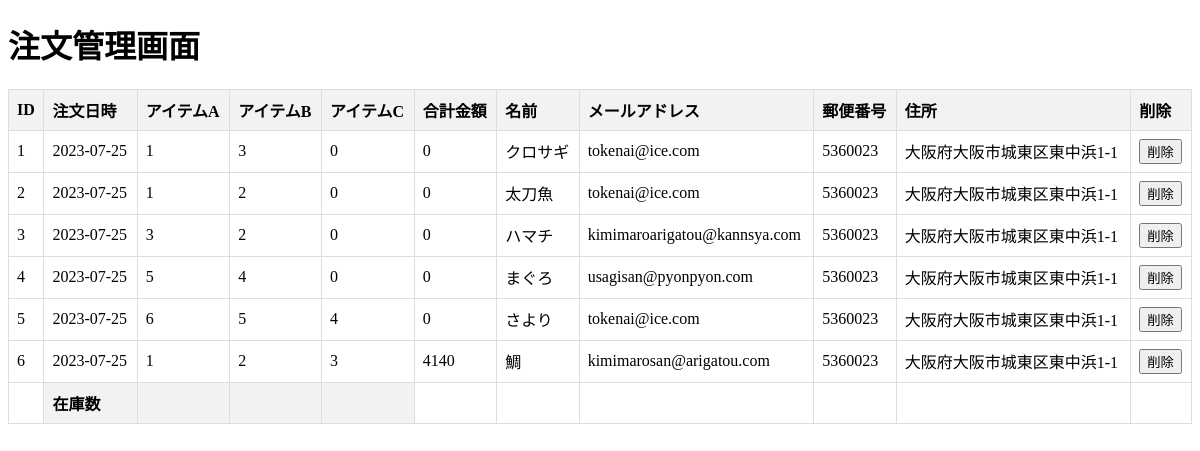
/management-screen.php, run on an earlier commit of the app's database.
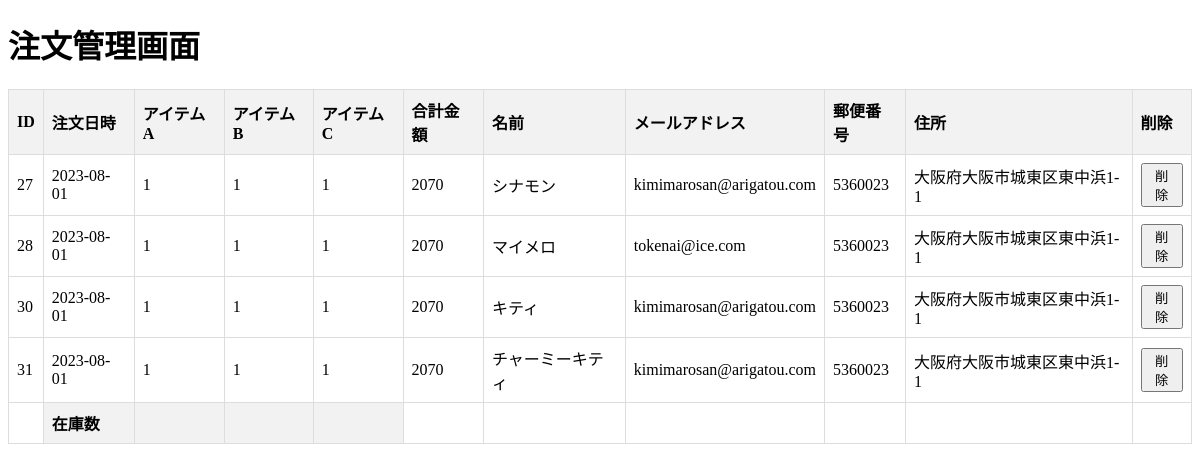
And on a later commit of the database.
### tables this page shows
CREATE TABLE `shop3` (
  `id` int(20) NOT NULL,
  `order_date` date NOT NULL,
  `itemA` int(20) NOT NULL,
  `itemB` int(20) NOT NULL,
  `itemC` int(20) NOT NULL,
  `name` varchar(100) NOT NULL,
  `email` varchar(100) NOT NULL,
  `zip01` varchar(20) NOT NULL,
  `addr11` varchar(100) NOT NULL,
  `total_amount` int(100) NOT NULL
);

### management-screen.php (the view, shortened to what this page needs)
<!DOCTYPE html>
<html lang="ja">
<head>
</head>
<body>
    <h1>注文管理画面</h1>
    <?php
    $servername = "localhost";
    $username = "root";
    $password = "";
    $dbname = "shop3";
    $conn = new mysqli($servername, $username, $password, $dbname);
    $sql = "SELECT id, order_date, itemA, itemB, itemC, total_amount, name, email, zip01, addr11 FROM shop3";
    $result = $conn->query($sql);
    if ($result->num_rows > 0) {
        echo '<table>';
        echo '<tr>';
        echo '<th>ID</th>';
        echo '<th>注文日時</th>';
        echo '<th>アイテムA</th>';
        echo '<th>アイテムB</th>';
        echo '<th>アイテムC</th>';
        echo '<th>合計金額</th>';
        echo '<th>名前</th>';
        echo '<th>メールアドレス</th>';
        echo '<th>郵便番号</th>';
        echo '<th>住所</th>';
        echo '<th>削除</th>';
        echo '</tr>';
        while ($row = $result->fetch_assoc()) {
            echo '<tr id="orderRow_' . $row["id"] . '">';
            echo '<td>' . $row["id"] . '</td>';
            echo '<td>' . $row["order_date"] . '</td>';
            echo '<td>' . $row["itemA"] . '</td>';
            echo '<td>' . $row["itemB"] . '</td>';
            echo '<td>' . $row["itemC"] . '</td>';
            echo '<td>' . $row["total_amount"] . '</td>';
            echo '<td>' . $row["name"] . '</td>';
            echo '<td>' . $row["email"] . '</td>';
            echo '<td>' . $row["zip01"] . '</td>';
            echo '<td>' . $row["addr11"] . '</td>';
            echo '<td><button onclick="confirmDelete(' . $row["id"] . ', \'' . $row["name"] . '\')">削除</button></td>';
            echo '</tr>';
        }
        echo '<tr>';
        echo '<td></td>';
        echo '<th>在庫数</th>';
        echo '<th id="itemA_stock"></th>';
        echo '<th id="itemB_stock"></th>';
        echo '<th id="itemC_stock"></th>';
        echo '<td></td>';
        echo '<td></td>';
        echo '<td></td>';
        echo '<td></td>';
        echo '<td></td>';
        echo '<td></td>';
        echo '</tr>';
        echo '</table>';
    } else {
        echo "データがありません。";
    }
	?>
</body>
</html>

### management-screen.php (style rules this page uses)
table { border-collapse: collapse; width: 100%; }
th, td { border: 1px solid #dddddd; text-align: left; padding: 8px; }
th { background-color: #f2f2f2; }

What changed in the data, as far as the page shows it:
removed shop3: id "1", order_date "2023-07-25", itemA "1", itemB "3", itemC "0", total_amount "0", name "クロサギ", email "tokenai@ice.com", zip01 "5360023", addr11 "大阪府大阪市城東区東中浜1-1"
removed shop3: id "2", order_date "2023-07-25", itemA "1", itemB "2", itemC "0", total_amount "0", name "太刀魚", email "tokenai@ice.com", zip01 "5360023", addr11 "大阪府大阪市城東区東中浜1-1"
removed shop3: id "3", order_date "2023-07-25", itemA "3", itemB "2", itemC "0", total_amount "0", name "ハマチ", email "kimimaroarigatou@kannsya.com", zip01 "5360023", addr11 "大阪府大阪市城東区東中浜1-1"
removed shop3: id "4", order_date "2023-07-25", itemA "5", itemB "4", itemC "0", total_amount "0", name "まぐろ", email "usagisan@pyonpyon.com", zip01 "5360023", addr11 "大阪府大阪市城東区東中浜1-1"
removed shop3: id "5", order_date "2023-07-25", itemA "6", itemB "5", itemC "4", total_amount "0", name "さより", email "tokenai@ice.com", zip01 "5360023", addr11 "大阪府大阪市城東区東中浜1-1"
removed shop3: id "6", order_date "2023-07-25", itemA "1", itemB "2", itemC "3", total_amount "4140", name "鯛", email "kimimarosan@arigatou.com", zip01 "5360023", addr11 "大阪府大阪市城東区東中浜1-1"
added shop3: id "27", order_date "2023-08-01", itemA "1", itemB "1", itemC "1", total_amount "2070", name "シナモン", email "kimimarosan@arigatou.com", zip01 "5360023", addr11 "大阪府大阪市城東区東中浜1-1"
added shop3: id "28", order_date "2023-08-01", itemA "1", itemB "1", itemC "1", total_amount "2070", name "マイメロ", email "tokenai@ice.com", zip01 "5360023", addr11 "大阪府大阪市城東区東中浜1-1"
added shop3: id "30", order_date "2023-08-01", itemA "1", itemB "1", itemC "1", total_amount "2070", name "キティ", email "kimimarosan@arigatou.com", zip01 "5360023", addr11 "大阪府大阪市城東区東中浜1-1"
added shop3: id "31", order_date "2023-08-01", itemA "1", itemB "1", itemC "1", total_amount "2070", name "チャーミーキティ", email "kimimarosan@arigatou.com", zip01 "5360023", addr11 "大阪府大阪市城東区東中浜1-1"
